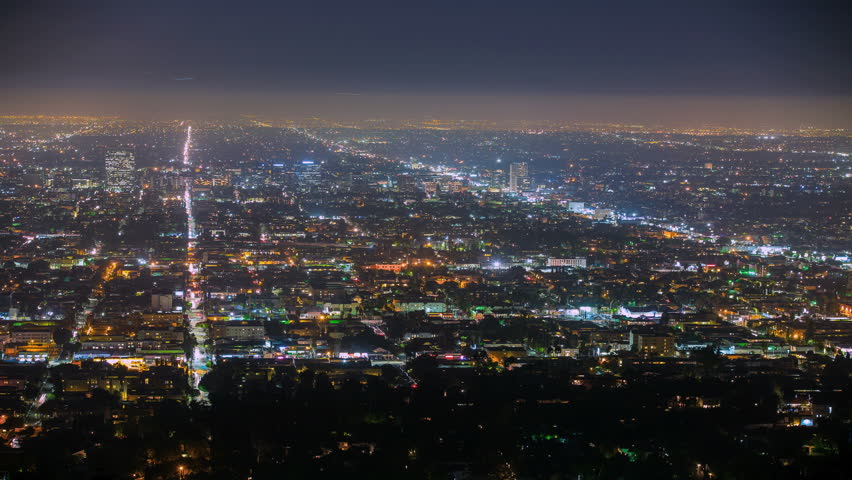
#> input picture Harshith Vashishtha Course/Ch21_imageManupulation_pillow_module_PIL/color/1.jpg, 852 x 480 px
$ python color.py
#> lines starting #> are read from the running program, lines starting #| are printed output that depends on the picture
from PIL import Image, ImageEnhance

image = Image.open('1.jpg')
#> image is the input picture: PIL image 852x480 RGB; mean R, G, B 60.9, 59.2, 63.6
enhancer = ImageEnhance.Color(image)
enhancer.enhance(-10).save('1_-10.jpg')
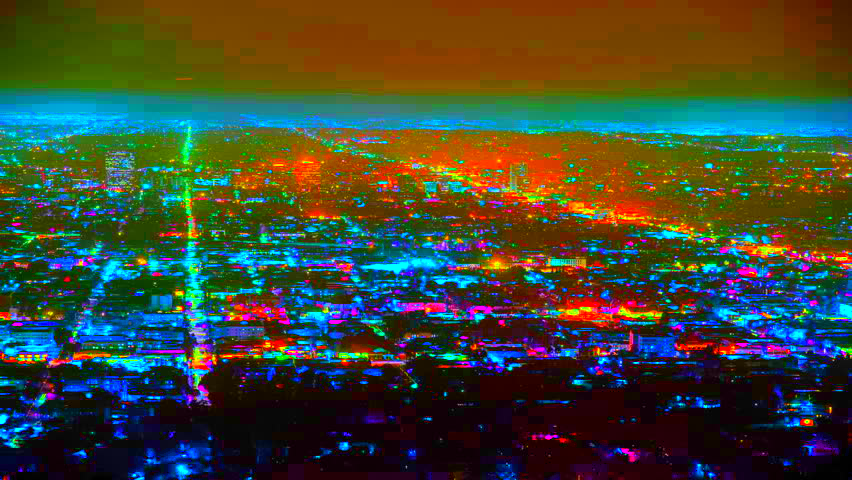
#> saved as 1_-10.jpg: PIL image 852x480 RGB; mean R, G, B 63.9, 71, 51


# -1 & beyond -> infrared colors
# 0 -> black & white
# 1 & beyond -> sharp colors
